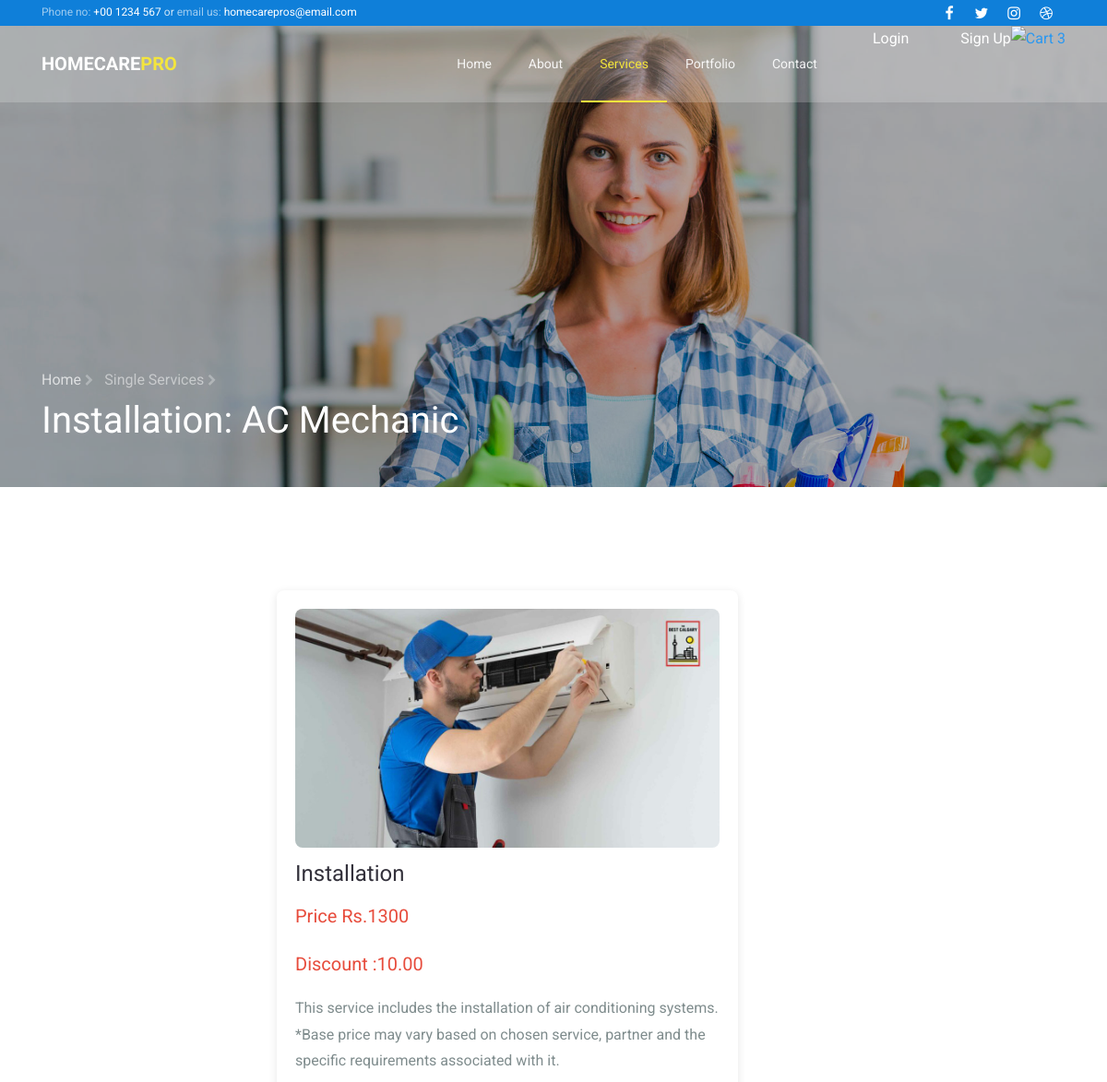
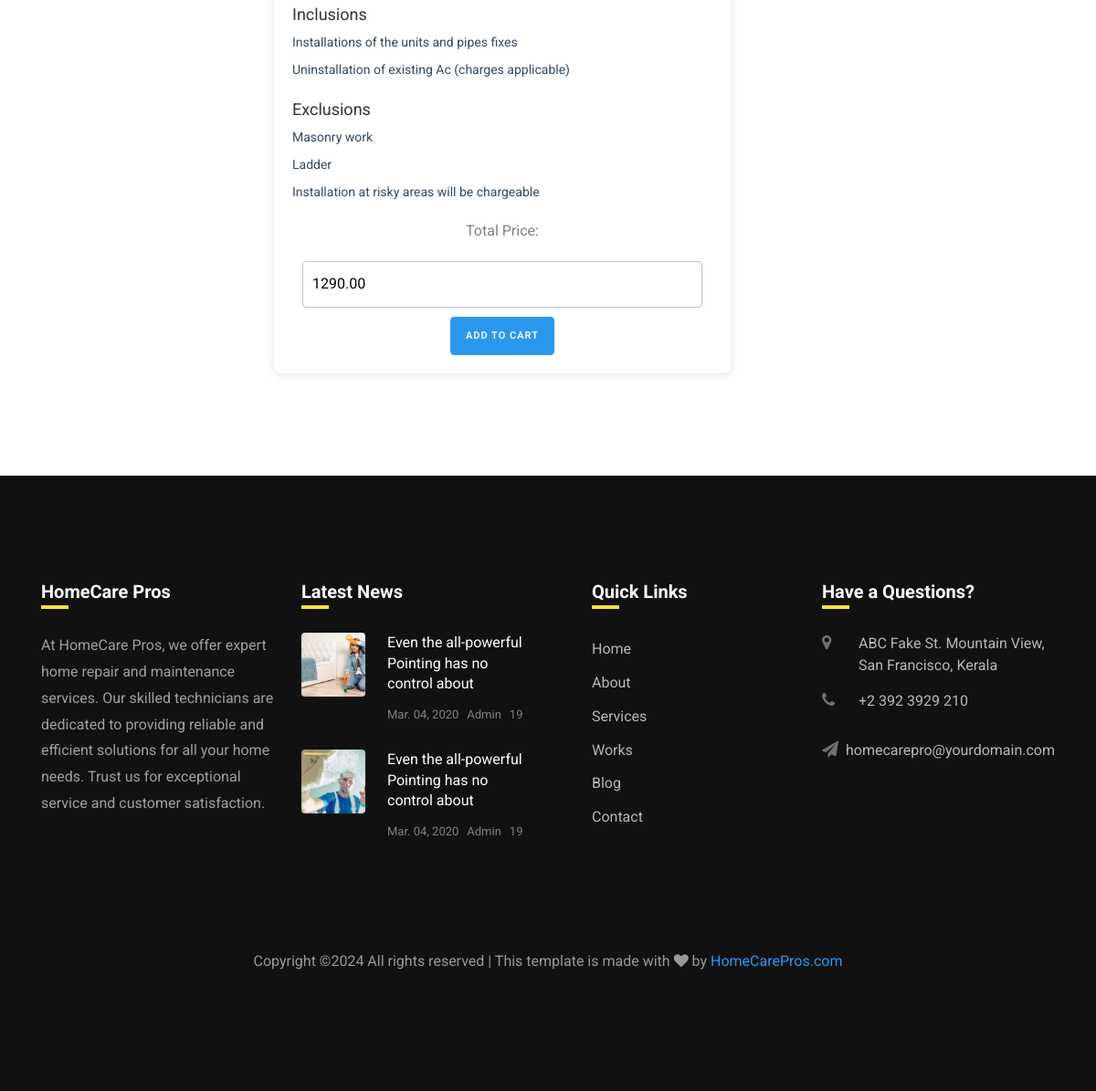
Page /WebApp/single_service/1/ on the committed database (2 pictures, top to bottom).
### MainApp/models.py (models this page shows)
class Add_Servicedb(models.Model):
    Category=models.CharField(max_length=100,null=True,blank=True)
    Service_Name=models.CharField(max_length=100,null=True,blank=True)
    Price=models.IntegerField(null=True,blank=True)
    Discount=models.DecimalField(max_digits=10,decimal_places=2,default=0)
    Discount_Type=models.CharField(max_length=100,choices=[('fixed','Fixed'),('percent','Percent')],null=True)
    Description=models.CharField(max_length=100,null=True,blank=True)
    Service_Image=models.ImageField(upload_to="Service Images",null=True,blank=True)
    Included=models.CharField(max_length=100,null=True,blank=True)
    Excluded=models.CharField(max_length=100,null=True,blank=True)

### WebApp/views.py (the view)
# urls.py: path('single_service/<int:sid>/', views.single_service, name="single_service"),
def single_service(request,sid):
    data=Add_Servicedb.objects.get(id=sid)
    stype=ServiceTypedb.objects.filter()
    inclusions = data.Included.split(',') if data.Included else []
    exclusions = data.Excluded.split(',') if data.Excluded else []
    return render(request,"Single_Service.html",{'data':data,'stype':stype,'inclusions':inclusions,'exclusions':exclusions})

### WebApp/templates/Single_Service.html (shortened to what this page needs)
<!DOCTYPE html>
{% load static %}
<html lang="en" xmlns="http://www.w3.org/1999/html">
  <head>
    <link rel="stylesheet" href="https://stackpath.bootstrapcdn.com/font-awesome/4.7.0/css/font-awesome.min.css">
    <link rel="stylesheet" href="{% static 'home/css/animate.css' %}">
    <link rel="stylesheet" href="{% static 'home/css/owl.carousel.min.css' %}">
    <link rel="stylesheet" href="{% static 'home/css/owl.theme.default.min.css' %}">
    <link rel="stylesheet" href="{% static 'home/css/magnific-popup.css' %}">
    <link rel="stylesheet" href="{% static 'home/css/flaticon.css' %}">
    <link rel="stylesheet" href="{% static 'home/css/style.css' %}">
  </head>
  <body>
  	<div class="wrap">
			<div class="container">
				<div class="row justify-content-between">
						<div class="col-12 col-md d-flex align-items-center">
							<p class="mb-0 phone"><span class="mailus">Phone no:</span> <a href="#">+00 1234 567</a> or <span class="mailus">email us:</span> <a href="#">homecarepros@email.com</a></p>
						</div>
						<div class="col-12 col-md d-flex justify-content-md-end">
							<div class="social-media">
				    		<p class="mb-0 d-flex">
				    			<a href="#" class="d-flex align-items-center justify-content-center"><span class="fa fa-facebook"><i class="sr-only">Facebook</i></span></a>
				    			<a href="#" class="d-flex align-items-center justify-content-center"><span class="fa fa-twitter"><i class="sr-only">Twitter</i></span></a>
				    			<a href="#" class="d-flex align-items-center justify-content-center"><span class="fa fa-instagram"><i class="sr-only">Instagram</i></span></a>
				    			<a href="#" class="d-flex align-items-center justify-content-center"><span class="fa fa-dribbble"><i class="sr-only">Dribbble</i></span></a>
				    		</p>
			        </div>
						</div>
				</div>
			</div>
		</div>
		<nav class="navbar navbar-expand-lg navbar-dark ftco_navbar bg-dark ftco-navbar-light" id="ftco-navbar">
	    <div class="container">
	    	<a class="navbar-brand" href="index.html">HomeCare<span>Pro</span></a>
	      <div class="collapse navbar-collapse" id="ftco-nav">
	        <ul class="navbar-nav ml-auto">
	        	<li class="nav-item "><a href="{% url 'home_page' %}" class="nav-link">Home</a></li>
	        	<li class="nav-item"><a href="{% url 'about_page' %}" class="nav-link">About</a></li>
				<li class="nav-item active"><a href="{% url 'our_services' %}" class="nav-link">Services</a></li>
	        	<li class="nav-item"><a href="{% url 'portfolio_page' %}" class="nav-link">Portfolio</a></li>
	          <li class="nav-item"><a href="{% url 'contact_page' %}" class="nav-link">Contact</a></li>
				{% if request.session.Username %}
				<li class="nav-item"><a href="{% url 'user_logout' %}" class="nav-link">Welcome {{request.session.Username}}/Logout</a></li>
				{% else %}
				<li><a href="{% url 'registration_page' %}" style="color:white"> Login </a></li>
				<li>
				<a href="{% url 'user_login' %}" style="color:white"><i class="fas fa-user-plus" style="margin-top:34px; margin-left:40px; color:white"></i> Sign Up</a>
				</li>
				<li><a href="#" class="cart-icon">
                <img src="cart-icon.png" alt="Cart">
                <span class="cart-count">3</span>
            </a></li>
				{% endif %}
	        </ul>
	      </div>
	    </div>
	  </nav>
    <section class="hero-wrap hero-wrap-2" style="background-image: url({% static 'home/images/bg_2.jpg' %});" data-stellar-background-ratio="0.5">
      <div class="overlay"></div>
      <div class="container">
        <div class="row no-gutters slider-text align-items-end">
          <div class="col-md-9 ftco-animate pb-5">
          	<p class="breadcrumbs mb-2"><span class="mr-2"><a href="index.html">Home <i class="fa fa-chevron-right"></i></a></span> <span>Single Services <i class="fa fa-chevron-right"></i></span></p>
            <h1 class="mb-0 bread">{{data.Service_Name}}: {{data.Category}}</h1>
          </div>
        </div>
      </div>
    </section>
		<section class="ftco-section">
  <div class="product-container">
        <img src="{{data.Service_Image.url}}" alt="Service Image" class="product-image">
        <h1 class="service-name">{{data.Service_Name}}</h1>
        <p class="price">Price Rs.{{data.Price}}</p>
      {% if data.Discount_Type == 'fixed' %}
        <p class="price">Discount :{{data.Discount}}</p>
      {% elif data.Discount_Type == 'percent' %}
        <p class="price">Discount :{{data.Discount | floatformat:"2"}}%</p>
      {% endif %}
        <p class="description">{{data.Description}}</p>
        <div class="details">
            <h3>Inclusions</h3>
            <ul class="inclusion">
                 {% for inclusion in inclusions %}
                <li>{{inclusion}}</li>
                 {% endfor %}
            </ul>
            <h3>Exclusions</h3>
            <ul class="exclusion">
                 {% for exclusion in exclusions %}
                <li>{{exclusion}}</li>
                 {% endfor %}
            </ul>
        </div>
        <div>
            <form method="post" action="{% url 'save_cart' %}">
        <label for="total-price">Total Price: </label>
        <input type="text" id="total-price" class="total-price" name="totalprice" placeholder="Total Price" readonly>
        <input type="submit" class="btn btn-primary" class="add-cart-button" onclick="calculateTotalPrice()" value="Add to Cart" >
                </form>
        </div>
    </div>
		</section>
    <footer class="footer ftco-section">
			<div class="container">
				<div class="row">
					<div class="col-md-6 col-lg-3 mb-4 mb-md-0">
						<h2 class="footer-heading">HomeCare Pros</h2>
						<p>At HomeCare Pros, we offer expert home repair and maintenance services. Our skilled technicians are dedicated to providing reliable and efficient solutions for all your home needs. Trust us for exceptional service and customer satisfaction.</p>
						<ul class="ftco-footer-social list-unstyled float-md-left float-lft mt-4">
            </ul>
					</div>
					<div class="col-md-6 col-lg-3 mb-4 mb-md-0">
						<h2 class="footer-heading">Latest News</h2>
						<div class="block-21 mb-4 d-flex">
              <a class="img mr-4 rounded" style="background-image: url({% static 'home/images/image_1.jpg' %});"></a>
              <div class="text">
                <h3 class="heading"><a href="#">Even the all-powerful Pointing has no control about</a></h3>
                <div class="meta">
                  <div><a href="#"> Mar. 04, 2020</a></div>
                  <div><a href="#"> Admin</a></div>
                  <div><a href="#"> 19</a></div>
                </div>
              </div>
            </div>
            <div class="block-21 mb-4 d-flex">
              <a class="img mr-4 rounded" style="background-image: url({% static 'home/images/image_2.jpg' %});"></a>
              <div class="text">
                <h3 class="heading"><a href="#">Even the all-powerful Pointing has no control about</a></h3>
                <div class="meta">
                  <div><a href="#"> Mar. 04, 2020</a></div>
                  <div><a href="#"> Admin</a></div>
                  <div><a href="#"> 19</a></div>
                </div>
              </div>
            </div>
					</div>
					<div class="col-md-6 col-lg-3 pl-lg-5 mb-4 mb-md-0">
						<h2 class="footer-heading">Quick Links</h2>
						<ul class="list-unstyled">
              <li><a href="{% url 'home_page' %}" class="py-1 d-block">Home</a></li>
              <li><a href="{% url 'about_page' %}" class="py-1 d-block">About</a></li>
              <li><a href="{% url 'our_services' %}" class="py-1 d-block">Services</a></li>
              <li><a href="{% url 'portfolio_page' %}" class="py-1 d-block">Works</a></li>
              <li><a href="{% url 'blog_page' %}" class="py-1 d-block">Blog</a></li>
              <li><a href="{% url 'contact_page' %}" class="py-1 d-block">Contact</a></li>
            </ul>
					</div>
					<div class="col-md-6 col-lg-3 mb-4 mb-md-0">
						<h2 class="footer-heading">Have a Questions?</h2>
						<div class="block-23 mb-3">
              <ul>
                <li><span class="icon fa fa-map-marker"></span><span class="text">ABC Fake St. Mountain View, San Francisco, Kerala</span></li>
                <li><a href="#"><span class="icon fa fa-phone"></span><span class="text">+2 392 3929 210</span></a></li>
                <li><a href="#"><span class="icon fa fa-paper-plane"></span><span class="text">homecarepro@yourdomain.com</span></a></li>
              </ul>
            </div>
					</div>
				</div>
				<div class="row mt-5">
          <div class="col-md-12 text-center">
            <p class="copyright">
  Copyright &copy;<script>document.write(new Date().getFullYear());</script> All rights reserved | This template is made with <i class="fa fa-heart" aria-hidden="true"></i> by <a href="#" target="_blank">HomeCarePros.com</a>
  </p>
          </div>
        </div>
			</div>
		</footer>
  </body>
</html>

### WebApp/templates/Single_Service.html (style rules this page uses)
.product-container { background-color: #fff; border-radius: 8px; box-shadow: 0 2px 10px rgba(0, 0, 0, 0.1); padding: 20px; width: 500px; text-align: center; margin-left:300px; }
.product-image { width: 100%; border-radius: 8px; }
.service-name { font-size: 24px; margin: 10px 0; text-align:left; }
.price { font-size: 20px; color: #e74c3c; text-align:left; }
.description { font-size: 16px; color: #7f8c8d; margin: 10px 0; text-align:left; }
.details h3 { font-size: 18px; margin: 10px 0 5px; text-align:left; }
.details ul { list-style-type: none; padding: 0; text-align:left; }
.details li { font-size: 14px; color: #34495e; margin: 5px 0; text-align:left; }
.total-price { width: calc(100% - 22px); padding: 10px; margin: 10px 0; border: 1px solid #bdc3c7; border-radius: 4px; }

### rows in the picture
Add_Servicedb: Service_Name "Installation", Category "AC Mechanic", Service_Image (picture), Price "1300", Discount "10.00", Description "This service includes the installation of air conditioning systems. *Base price may vary based on chosen service, partner and the specific requirements associated with it."

### other values in the picture
{{ inclusion }} "Installations of the units and pipes fixes" "Uninstallation of existing Ac (charges applicable)"
{{ exclusion }} "Masonry work" "Ladder" "Installation at risky areas will be chargeable"
